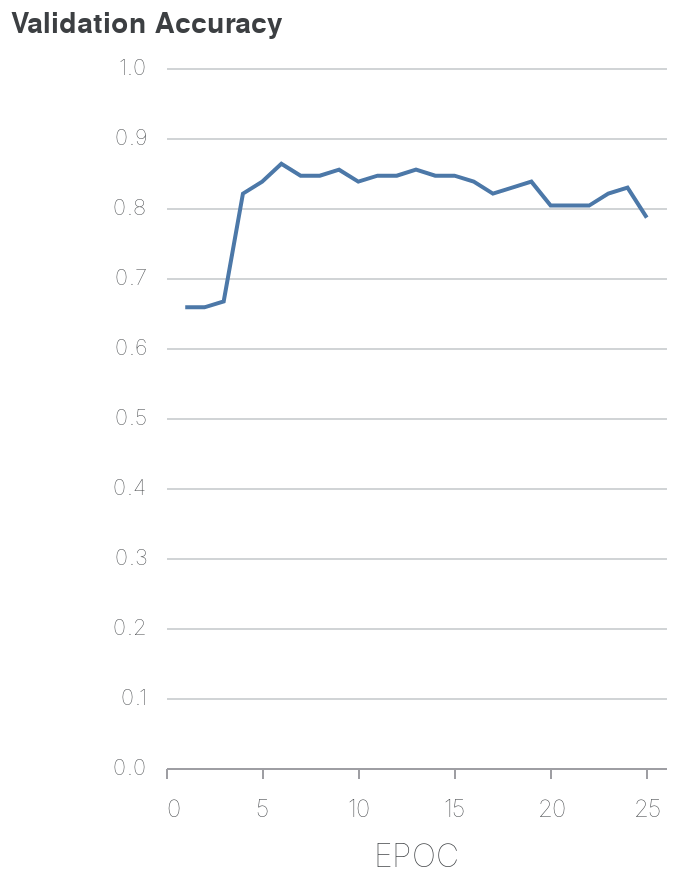

Notebook code cell kept with this figure:
### Code cell
plot_df = pd.DataFrame({'Validation Accuracy': val_accs, 'EPOC': range(1, num_epochs+1)})

alt.Chart(plot_df).mark_line().encode(
    x='EPOC:Q',
    y=alt.Y('Validation Accuracy', scale=alt.Scale(domain=(0, 1)))
).properties(width=250, height=350)

### Figure 1 — Vega-Lite specification as saved in the notebook (floating-point values rounded to 4 significant figures)
{"config": {"title": {"fontSize": 20, "font": "Playfair Display, serif", "anchor": "start", "color": "#3c3f42", "fontWeight": 600, "offset": 20}, "axisX": {"domain": true, "domainColor": "#9E9EA3", "domainWidth": 1, "grid": false, "labelFont": "Raleway, sans-serif", "labelFontSize": 12, "labelPadding": 10, "labelColor": "#3c3f42", "labelFontWeight": 100, "tickColor": "#9E9EA3", "tickSize": 5, "titleFont": "Playfair Display, serif", "titleFontSize": 16, "titleFontWeight": 100, "titlePadding": 10, "titleColor": "#3c3f42"}, "axisY": {"domain": false, "grid": true, "gridColor": "#D1D4D6", "gridWidth": 1, "labelFont": "Raleway, sans-serif", "labelFontSize": 11, "labelPadding": 10, "labelColor": "#3c3f42", "labelFontWeight": 100, "ticks": false, "titleFont": "Playfair Display, serif", "titleFontSize": 14, "titleFontWeight": 600, "titleColor": "#3c3f42", "titleY": -15, "titleX": -10, "titlePadding": 10, "titleAngle": 0}, "legend": {"labelFont": "Raleway, sans-serif", "labelFontSize": 12, "labelColor": "#3c3f42", "labelFontWeight": 100, "symbolType": "square", "titleFont": "Raleway, sans-serif", "titleFontSize": 12, "title": ""}, "view": {"strokeWidth": 0}}, "data": {"name": "data-01d97e34e8a28a6bb14125d84fe82197"}, "mark": "line", "encoding": {"x": {"type": "quantitative", "field": "EPOC"}, "y": {"type": "quantitative", "field": "Validation Accuracy", "scale": {"domain": [0, 1]}}}, "height": 350, "width": 250, "$schema": "https://vega.github.io/schema/vega-lite/v4.8.1.json", "datasets": {"data-01d97e34e8a28a6bb14125d84fe82197": [{"Validation Accuracy": 0.6581, "EPOC": 1}, {"Validation Accuracy": 0.6581, "EPOC": 2}, {"Validation Accuracy": 0.6667, "EPOC": 3}, {"Validation Accuracy": 0.8205, "EPOC": 4}, {"Validation Accuracy": 0.8376, "EPOC": 5}, {"Validation Accuracy": 0.8632, "EPOC": 6}, {"Validation Accuracy": 0.8462, "EPOC": 7}, {"Validation Accuracy": 0.8462, "EPOC": 8}, {"Validation Accuracy": 0.8547, "EPOC": 9}, {"Validation Accuracy": 0.8376, "EPOC": 10}, {"Validation Accuracy": 0.8462, "EPOC": 11}, {"Validation Accuracy": 0.8462, "EPOC": 12}, {"Validation Accuracy": 0.8547, "EPOC": 13}, {"Validation Accuracy": 0.8462, "EPOC": 14}, {"Validation Accuracy": 0.8462, "EPOC": 15}, {"Validation Accuracy": 0.8376, "EPOC": 16}, {"Validation Accuracy": 0.8205, "EPOC": 17}, {"Validation Accuracy": 0.8291, "EPOC": 18}, {"Validation Accuracy": 0.8376, "EPOC": 19}, {"Validation Accuracy": 0.8034, "EPOC": 20}, {"Validation Accuracy": 0.8034, "EPOC": 21}, {"Validation Accuracy": 0.8034, "EPOC": 22}, {"Validation Accuracy": 0.8205, "EPOC": 23}, {"Validation Accuracy": 0.8291, "EPOC": 24}, {"Validation Accuracy": 0.7863, "EPOC": 25}]}}
